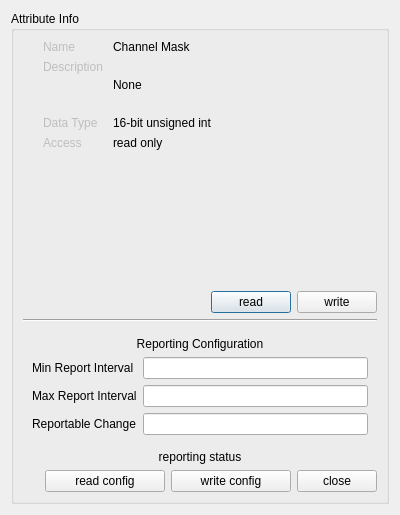
<?xml version="1.0" encoding="UTF-8"?>
<ui version="4.0">
 <class>zmAttributeInfo</class>
 <widget class="QDialog" name="zmAttributeInfo">
  <property name="geometry">
   <rect>
    <x>0</x>
    <y>0</y>
    <width>400</width>
    <height>515</height>
   </rect>
  </property>
  <property name="windowTitle">
   <string>Dialog</string>
  </property>
  <layout class="QVBoxLayout" name="verticalLayout">
   <item>
    <widget class="QGroupBox" name="groupBox">
     <property name="title">
      <string>Attribute Info</string>
     </property>
     <layout class="QVBoxLayout" name="verticalLayout_2">
      <item>
       <layout class="QFormLayout" name="formLayout">
        <property name="horizontalSpacing">
         <number>10</number>
        </property>
        <property name="leftMargin">
         <number>20</number>
        </property>
        <item row="0" column="0">
         <widget class="QLabel" name="nameLabel">
          <property name="enabled">
           <bool>false</bool>
          </property>
          <property name="text">
           <string>Name</string>
          </property>
         </widget>
        </item>
        <item row="2" column="0">
         <widget class="QLabel" name="dataTypeLabel">
          <property name="enabled">
           <bool>false</bool>
          </property>
          <property name="text">
           <string>Data Type</string>
          </property>
         </widget>
        </item>
        <item row="0" column="1">
         <widget class="QLabel" name="attributeName">
          <property name="frameShape">
           <enum>QFrame::NoFrame</enum>
          </property>
          <property name="frameShadow">
           <enum>QFrame::Raised</enum>
          </property>
          <property name="text">
           <string>Channel Mask</string>
          </property>
         </widget>
        </item>
        <item row="2" column="1">
         <widget class="QLabel" name="attributeDataType">
          <property name="text">
           <string>16-bit unsigned int</string>
          </property>
         </widget>
        </item>
        <item row="3" column="0">
         <widget class="QLabel" name="accessLabel">
          <property name="enabled">
           <bool>false</bool>
          </property>
          <property name="text">
           <string>Access</string>
          </property>
         </widget>
        </item>
        <item row="3" column="1">
         <widget class="QLabel" name="attributeAccess">
          <property name="text">
           <string>read only</string>
          </property>
         </widget>
        </item>
        <item row="1" column="0">
         <widget class="QLabel" name="descriptionLabel">
          <property name="enabled">
           <bool>false</bool>
          </property>
          <property name="text">
           <string>Description</string>
          </property>
          <property name="alignment">
           <set>Qt::AlignLeading|Qt::AlignLeft|Qt::AlignTop</set>
          </property>
         </widget>
        </item>
        <item row="1" column="1">
         <widget class="QLabel" name="attributeDescription">
          <property name="sizePolicy">
           <sizepolicy hsizetype="MinimumExpanding" vsizetype="MinimumExpanding">
            <horstretch>0</horstretch>
            <verstretch>0</verstretch>
           </sizepolicy>
          </property>
          <property name="frameShape">
           <enum>QFrame::NoFrame</enum>
          </property>
          <property name="frameShadow">
           <enum>QFrame::Raised</enum>
          </property>
          <property name="text">
           <string>None</string>
          </property>
          <property name="wordWrap">
           <bool>true</bool>
          </property>
         </widget>
        </item>
       </layout>
      </item>
      <item>
       <widget class="QWidget" name="valueWidget" native="true">
        <property name="sizePolicy">
         <sizepolicy hsizetype="Preferred" vsizetype="Expanding">
          <horstretch>0</horstretch>
          <verstretch>0</verstretch>
         </sizepolicy>
        </property>
       </widget>
      </item>
      <item>
       <widget class="QLabel" name="status">
        <property name="text">
         <string/>
        </property>
       </widget>
      </item>
      <item>
       <layout class="QHBoxLayout" name="horizontalLayout_2">
        <item>
         <spacer name="horizontalSpacer_2">
          <property name="orientation">
           <enum>Qt::Horizontal</enum>
          </property>
          <property name="sizeHint" stdset="0">
           <size>
            <width>37</width>
            <height>21</height>
           </size>
          </property>
         </spacer>
        </item>
        <item>
         <widget class="QPushButton" name="readButton">
          <property name="text">
           <string>read</string>
          </property>
         </widget>
        </item>
        <item>
         <widget class="QPushButton" name="writeButton">
          <property name="text">
           <string>write</string>
          </property>
         </widget>
        </item>
       </layout>
      </item>
      <item>
       <widget class="Line" name="line">
        <property name="orientation">
         <enum>Qt::Horizontal</enum>
        </property>
       </widget>
      </item>
      <item>
       <widget class="QWidget" name="reportingWidget" native="true">
        <property name="enabled">
         <bool>true</bool>
        </property>
        <layout class="QVBoxLayout" name="verticalLayout_3">
         <item>
          <widget class="QLabel" name="reportingHeader">
           <property name="text">
            <string>Reporting Configuration</string>
           </property>
           <property name="alignment">
            <set>Qt::AlignCenter</set>
           </property>
          </widget>
         </item>
         <item>
          <layout class="QFormLayout" name="formLayout_2">
           <property name="fieldGrowthPolicy">
            <enum>QFormLayout::ExpandingFieldsGrow</enum>
           </property>
           <item row="0" column="0">
            <widget class="QLabel" name="minReportIntervalLabel">
             <property name="text">
              <string>Min Report Interval</string>
             </property>
            </widget>
           </item>
           <item row="0" column="1">
            <widget class="QLineEdit" name="minReportIntervalLineEdit"/>
           </item>
           <item row="1" column="0">
            <widget class="QLabel" name="maxReportIntervalLabel">
             <property name="text">
              <string>Max Report Interval</string>
             </property>
            </widget>
           </item>
           <item row="1" column="1">
            <widget class="QLineEdit" name="maxReportIntervalLineEdit"/>
           </item>
           <item row="2" column="0">
            <widget class="QLabel" name="reportableChangeLabel">
             <property name="text">
              <string>Reportable Change</string>
             </property>
            </widget>
           </item>
           <item row="2" column="1">
            <widget class="QLineEdit" name="reportableChangeLineEdit"/>
           </item>
          </layout>
         </item>
        </layout>
       </widget>
      </item>
      <item>
       <widget class="QLabel" name="reportingStatus">
        <property name="text">
         <string>reporting status</string>
        </property>
        <property name="alignment">
         <set>Qt::AlignCenter</set>
        </property>
       </widget>
      </item>
      <item>
       <layout class="QHBoxLayout" name="horizontalLayout">
        <property name="sizeConstraint">
         <enum>QLayout::SetMinimumSize</enum>
        </property>
        <item>
         <spacer name="horizontalSpacer">
          <property name="orientation">
           <enum>Qt::Horizontal</enum>
          </property>
          <property name="sizeHint" stdset="0">
           <size>
            <width>20</width>
            <height>20</height>
           </size>
          </property>
         </spacer>
        </item>
        <item>
         <widget class="QPushButton" name="readReportConfButton">
          <property name="sizePolicy">
           <sizepolicy hsizetype="Preferred" vsizetype="Fixed">
            <horstretch>0</horstretch>
            <verstretch>0</verstretch>
           </sizepolicy>
          </property>
          <property name="minimumSize">
           <size>
            <width>120</width>
            <height>0</height>
           </size>
          </property>
          <property name="text">
           <string>read config</string>
          </property>
         </widget>
        </item>
        <item>
         <widget class="QPushButton" name="writeReportConfButton">
          <property name="sizePolicy">
           <sizepolicy hsizetype="Preferred" vsizetype="Fixed">
            <horstretch>0</horstretch>
            <verstretch>0</verstretch>
           </sizepolicy>
          </property>
          <property name="minimumSize">
           <size>
            <width>120</width>
            <height>0</height>
           </size>
          </property>
          <property name="text">
           <string>write config</string>
          </property>
         </widget>
        </item>
        <item>
         <widget class="QPushButton" name="closeButton">
          <property name="sizePolicy">
           <sizepolicy hsizetype="Preferred" vsizetype="Fixed">
            <horstretch>0</horstretch>
            <verstretch>0</verstretch>
           </sizepolicy>
          </property>
          <property name="text">
           <string>close</string>
          </property>
         </widget>
        </item>
       </layout>
      </item>
     </layout>
    </widget>
   </item>
  </layout>
 </widget>
 <resources/>
 <connections/>
</ui>
